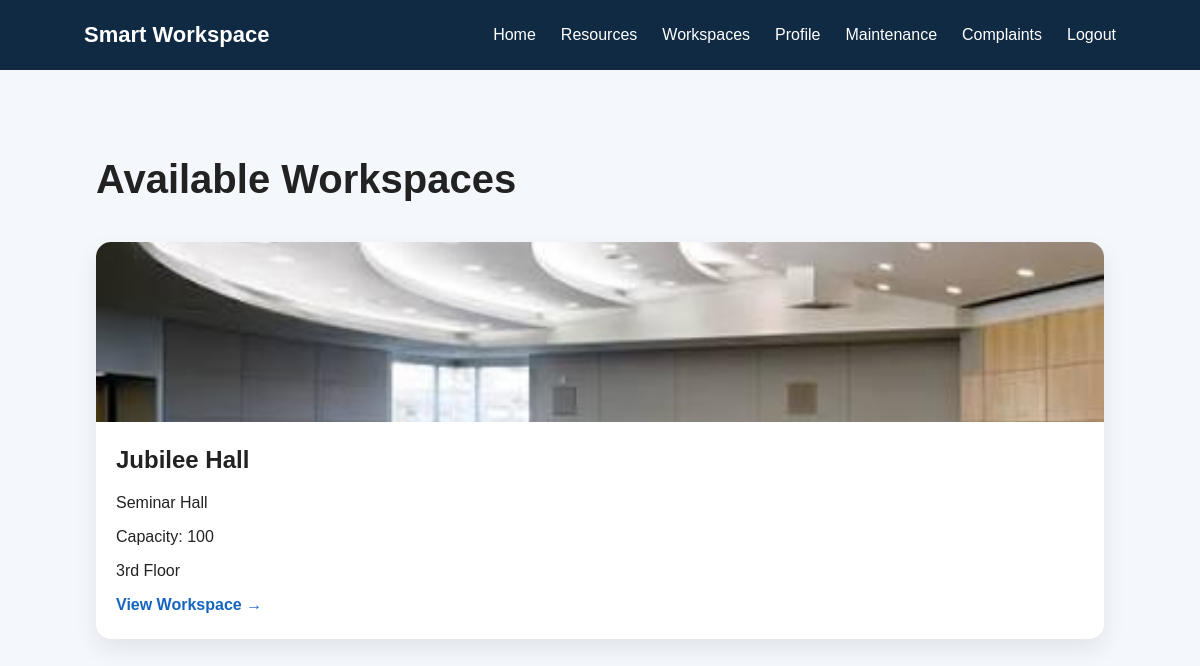
The page /workspaces/ (signed in) on the database its author committed.
### workspace/models.py (models this page shows, shortened)
class Workspace(models.Model):
    WORKSPACE_TYPES = [
        ('Meeting Room', 'Meeting Room'),
        ('Seminar Hall', 'Seminar Hall'),
        ('Workstation', 'Workstation'),
        ('Conference Room', 'Conference Room'),
    ]
    name = models.CharField(max_length=100)
    workspace_type = models.CharField(max_length=50, choices=WORKSPACE_TYPES)
    description = models.TextField()
    capacity = models.IntegerField(default=1)
    location = models.CharField(max_length=150)
    image = models.ImageField(upload_to='workspaces/', blank=True, null=True)
    available = models.BooleanField(default=True)

### workspace/views.py (the view)
# urls.py: path('workspaces/', views.workspaces, name='workspaces'),
@login_required
def workspaces(request):
    workspace_list = Workspace.objects.filter(
        available=True
    )
    return render(
        request,
        'workspace/workspaces.html',
        {
            'workspaces': workspace_list
        }
    )

### workspace/templates/workspace/workspaces.html
{% extends 'workspace/base.html' %}
{% block content %}
<div class="page">
    <h1>Available Workspaces</h1>
    <div class="resource-grid">
        {% for workspace in workspaces %}
        <a
            href="{% url 'workspace_detail' workspace.id %}"
            class="resource-card"
        >
            {% if workspace.image %}
                <img src="{{ workspace.image.url }}">
            {% endif %}
            <h2>
                {{ workspace.name }}
            </h2>
            <p>
                {{ workspace.workspace_type }}
            </p>
            <p>
                Capacity:
                {{ workspace.capacity }}
            </p>
            <p>
                {{ workspace.location }}
            </p>
            <span>
                View Workspace →
            </span>
        </a>
        {% empty %}
        <p>No workspaces available.</p>
        {% endfor %}
    </div>
</div>
{% endblock %}

### workspace/static/workspace/style.css (style rules this page uses)
* { box-sizing: border-box; }
body { margin: 0; font-family: Arial, sans-serif; background: #f4f7fb; color: #222; }
.page { padding: 60px 8%; }
.page h1 { font-size: 40px; margin-bottom: 40px; }
.resource-grid { display: grid; grid-template-columns: repeat(auto-fit, minmax(270px, 1fr)); gap: 30px; }
.resource-card { background: white; border-radius: 15px; overflow: hidden; padding-bottom: 25px; text-decoration: none; color: #222; box-shadow: 0 10px 25px rgba(0, 0, 0, 0.08); transition: 0.3s; }
.resource-card img { width: 100%; height: 180px; object-fit: cover; }
.resource-card h2, .resource-card p, .resource-card span { margin-left: 20px; margin-right: 20px; }
.resource-card span { color: #1565c0; font-weight: bold; }

### rows shown on the page
Workspace: image (picture), name "Jubilee Hall", workspace_type "Seminar Hall", capacity "100", location "3rd Floor"
